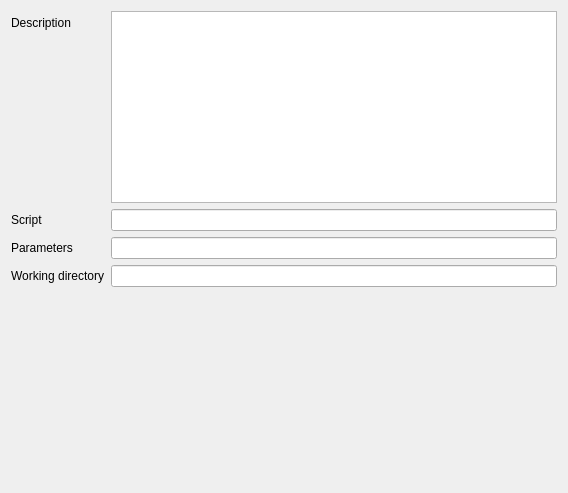
<?xml version="1.0" encoding="UTF-8"?>
<ui version="4.0">
 <class>OptimizerEditor</class>
 <widget class="QWidget" name="OptimizerEditor">
  <property name="geometry">
   <rect>
    <x>0</x>
    <y>0</y>
    <width>568</width>
    <height>493</height>
   </rect>
  </property>
  <property name="windowTitle">
   <string>Form</string>
  </property>
  <layout class="QVBoxLayout" name="verticalLayout_2">
   <item>
    <layout class="QFormLayout" name="formLayout">
     <item row="0" column="0">
      <widget class="QLabel" name="descriptionLabel">
       <property name="text">
        <string>Description</string>
       </property>
      </widget>
     </item>
     <item row="0" column="1">
      <widget class="QTextEdit" name="description_text_edit"/>
     </item>
     <item row="1" column="0">
      <widget class="QLabel" name="scriptPathLabel">
       <property name="text">
        <string>Script</string>
       </property>
      </widget>
     </item>
     <item row="1" column="1">
      <widget class="QLineEdit" name="script_path_line_edit"/>
     </item>
     <item row="2" column="0">
      <widget class="QLabel" name="parametersLabel">
       <property name="text">
        <string>Parameters</string>
       </property>
      </widget>
     </item>
     <item row="2" column="1">
      <widget class="QLineEdit" name="parameters_line_edit"/>
     </item>
     <item row="3" column="0">
      <widget class="QLabel" name="workingDirectoryLabel">
       <property name="text">
        <string>Working directory</string>
       </property>
      </widget>
     </item>
     <item row="3" column="1">
      <widget class="QLineEdit" name="working_directory_line_edit"/>
     </item>
    </layout>
   </item>
   <item>
    <spacer name="verticalSpacer">
     <property name="orientation">
      <enum>Qt::Vertical</enum>
     </property>
     <property name="sizeHint" stdset="0">
      <size>
       <width>20</width>
       <height>40</height>
      </size>
     </property>
    </spacer>
   </item>
  </layout>
 </widget>
 <resources/>
 <connections/>
</ui>
